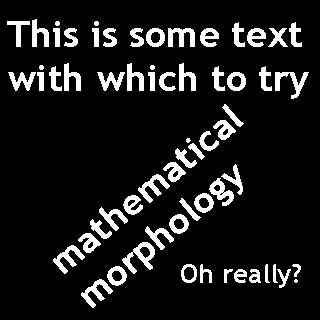
#> input picture Python/Image Processing & matplotlib/morph_text.png, 320 x 320 px
$ python HW3Q3.py   (older library calls are emulated)
#> lines starting #> are read from the running program, lines starting #| are printed output that depends on the picture; after the words box and inside, x2 and y2 are one past the last pixel; in counts of white or black regions, pixels touching at a corner belong together
# -*- coding: utf-8 -*-
"""
Created on Sat Dec  6 11:23:35 2025

@author: jorda
"""

import cv2
import numpy as np

img = cv2.imread("morph_text.png")
#> img is the input picture: shape (320, 320, 3); 10.9% white; 63 white regions (2 under 20 px), largest, box (x1, y1, x2, y2) and area: (122, 242, 155, 274) 409, (275, 72, 309, 99) 342, (81, 279, 113, 308) 329

sobelx = cv2.Sobel(img, cv2.CV_8U, 1, 0, ksize=3)
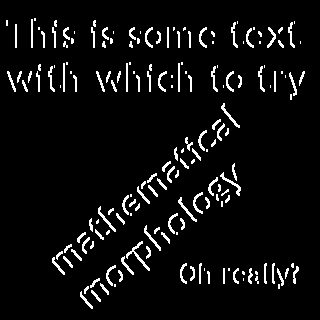
#> sobelx: shape (320, 320, 3); 5.7% white in thin lines or dots, all inside (x1, y1, x2, y2) = (6, 18, 305, 309)
sobely = cv2.Sobel(img, cv2.CV_8U, 0, 1, ksize=3)
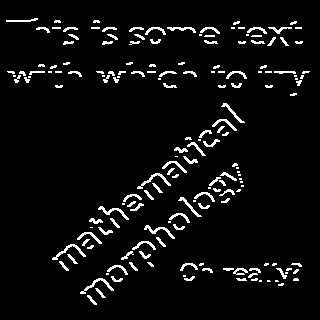
#> sobely: shape (320, 320, 3); 5.2% white in thin lines or dots, all inside (x1, y1, x2, y2) = (6, 18, 310, 305)

result = cv2.hconcat([img, sobelx, sobely])
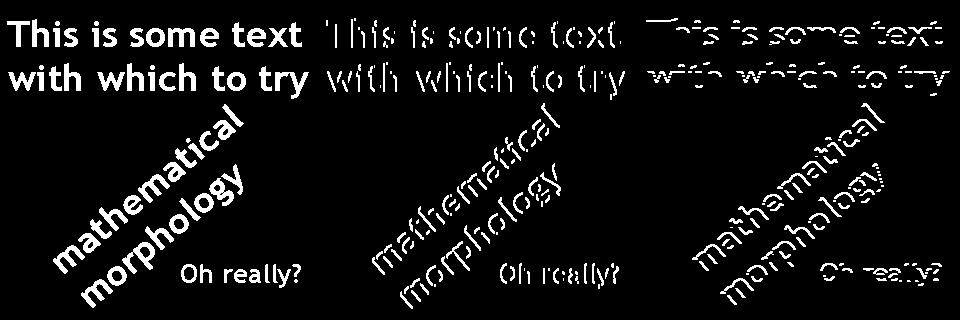
#> result: shape (320, 960, 3); 7.3% white; 415 white regions (136 under 20 px), largest, box (x1, y1, x2, y2) and area: (122, 242, 155, 274) 409, (275, 72, 309, 99) 342, (81, 279, 113, 308) 329

cv2.imshow("Original, Sobel X, Sobel Y", result)
cv2.waitKey(0)
cv2.destroyAllWindows()
cv2.waitKey(1)

$ run again, with Python/Image Processing & matplotlib/myImage.png copied over Python/Image Processing & matplotlib/morph_text.png
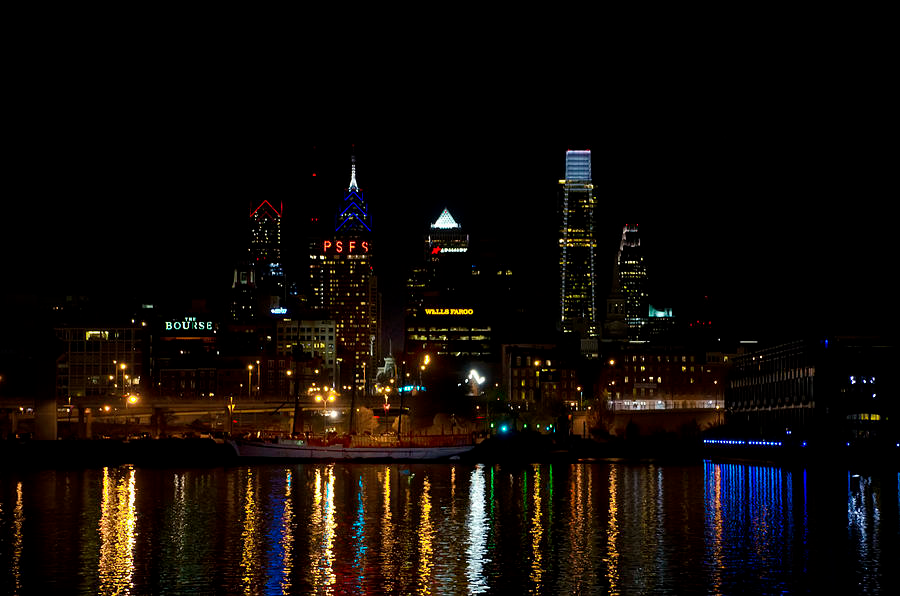
#> input picture Python/Image Processing & matplotlib/myImage.png, 900 x 596 px
#> img is the input picture: shape (596, 900, 3); mean B, G, R 7.7, 11.2, 16.8
#> `sobely = cv2.Sobel(img, cv2.CV_8U, 0, 1, ksize=3)`:
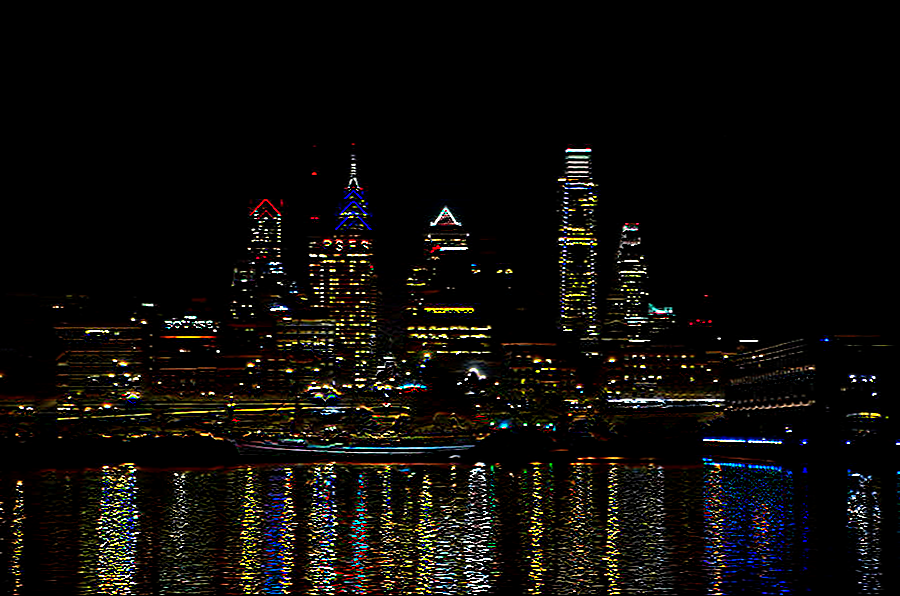
#> sobely: shape (596, 900, 3); mean B, G, R 9.7, 12, 13.7
#> `result = cv2.hconcat([img, sobelx, sobely])`:
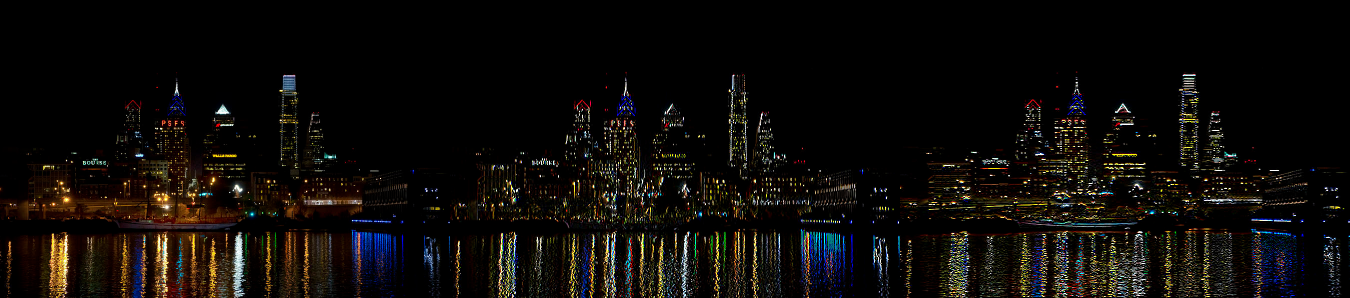
#> result: shape (596, 2700, 3) (shown at 1/2 size); mean B, G, R 9.1, 11.6, 14.4
